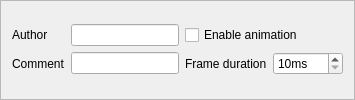
     <widget class="QFrame" name="frame_3">
      <property name="frameShape">
       <enum>QFrame::StyledPanel</enum>
      </property>
      <property name="frameShadow">
       <enum>QFrame::Raised</enum>
      </property>
      <layout class="QGridLayout" name="gridLayout_14">
       <item row="0" column="0">
        <layout class="QGridLayout" name="gridLayout_12">
         <item row="0" column="0">
          <widget class="QLabel" name="label_4">
           <property name="text">
            <string>Author</string>
           </property>
          </widget>
         </item>
         <item row="1" column="2">
          <widget class="QLabel" name="label_6">
           <property name="text">
            <string>Frame duration</string>
           </property>
          </widget>
         </item>
         <item row="1" column="0">
          <widget class="QLabel" name="label_5">
           <property name="text">
            <string>Comment</string>
           </property>
          </widget>
         </item>
         <item row="1" column="1">
          <widget class="QLineEdit" name="lineEdit_2"/>
         </item>
         <item row="0" column="1">
          <widget class="QLineEdit" name="lineEdit"/>
         </item>
         <item row="1" column="3">
          <widget class="QSpinBox" name="spinBox">
           <property name="suffix">
            <string>ms</string>
           </property>
           <property name="minimum">
            <number>10</number>
           </property>
           <property name="maximum">
            <number>1000</number>
           </property>
           <property name="singleStep">
            <number>10</number>
           </property>
          </widget>
         </item>
         <item row="0" column="2" colspan="2">
          <widget class="QCheckBox" name="checkBox">
           <property name="text">
            <string>Enable animation</string>
           </property>
          </widget>
         </item>
        </layout>
       </item>
      </layout>
     </widget>
